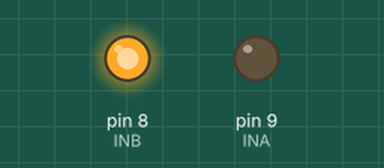
A sketch run on a simulated Arduino Uno, built with avr-gcc and run on an emulated ATmega328P. On the bench: output pins drawn as LEDs (lit = HIGH).

Above: at 0.1 s.
Timing chart, 0 to 1.6 s (numbered marks = the images above):
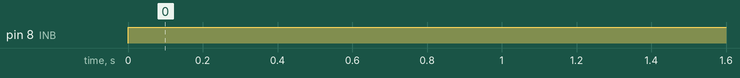

The sketch:

l9110.ino
```cpp
int INA = 9;
int INB = 8;
void setup()
{
pinMode(INA,OUTPUT);
pinMode(INB,OUTPUT);
}
void loop()
{
digitalWrite(INA,LOW);
digitalWrite(INB,HIGH);
delay(1000);
}
```

Measured:
- by itself, pin 8 (INB): LOW → HIGH at 0.00 s
